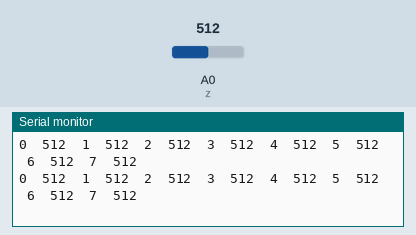
A sketch run on a simulated Arduino Uno, built with avr-gcc and run on an emulated ATmega328P. On the bench: the last lines printed to the serial monitor. Inputs (shaded band) come from the test bench; at power-on: A0 (z) = 512.

Above: at 1.2 s.
1.3 s: A0 (z) set to 716
At 1.9 s:
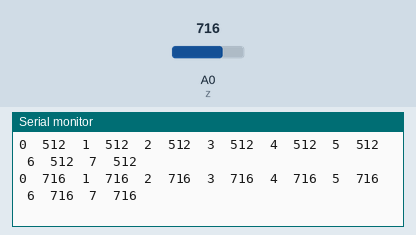
2.8 s: A0 (z) set to 900
At 3.4 s:
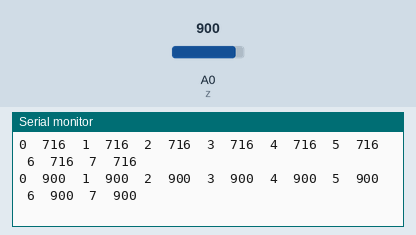
Timing chart, 0 to 5.8 s (numbered marks = the images above; inputs shaded):
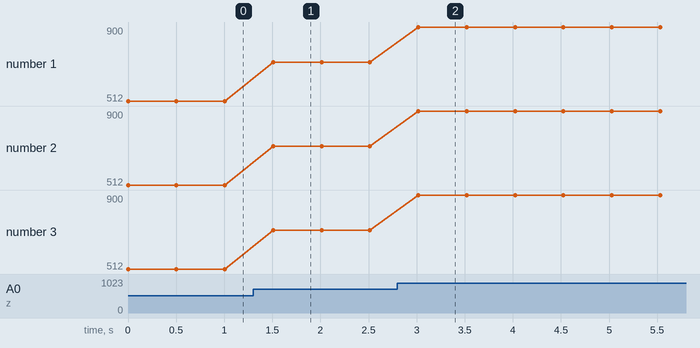

Measured:
- after the input at 1.3 s, the serial monitor: prints a new line after 0.21 s (image 1)
- after the input at 2.8 s, the serial monitor: prints a new line after 0.22 s (image 2)
- plotted number 1: 512 → 716 after the input at 1.3 s, 716 → 900 after the input at 2.8 s
- plotted number 2: 512 → 716 after the input at 1.3 s, 716 → 900 after the input at 2.8 s
- plotted number 3: 512 → 716 after the input at 1.3 s, 716 → 900 after the input at 2.8 s

The sketch:

4051B_MUX_IN.ino
```cpp
/*

 * codeexample for useing a 4051 * analog multiplexer / demultiplexer
 * by david c. and tomek n.* for k3
 *

 * edited by Ross R.
 * edited by Igor de Oliveira.
 * edited by AMC and Chandler McWilliams
 * http://playground.arduino.cc/Learning/4051
 *
 *
 * A photo of the circuit can be found here: https://user-images.githubusercontent.com/69087/32976176-4935a6be-cbc6-11e7-80d7-534823bc30a9.JPG
 */

const int s0 = 2;      // pin for select input 0 (s0:2)
const int s1 = 3;      // pin for select input 1 (s1:3)
const int s2 = 4;      // pin for select input 2 (s2:4)
const int z = 0;       // pin for analog common input/output (z:A0)

int r0 = 0;      //value of select pin at the 4051 (s0)
int r1 = 0;      //value of select pin at the 4051 (s1)
int r2 = 0;      //value of select pin at the 4051 (s2)

int count = 0;   // which y pin we are selecting
int value = 0;   // value of selected y pin

void setup(){
  pinMode(s0, OUTPUT);
  pinMode(s1, OUTPUT);
  pinMode(s2, OUTPUT);
  Serial.begin(9600);
}

void loop () {
  for (count=0; count<=7; count++) {
    // select the bit
    r0 = bitRead(count,0);
    r1 = bitRead(count,1);
    r2 = bitRead(count,2);

    digitalWrite(s0, r0);
    digitalWrite(s1, r1);
    digitalWrite(s2, r2);

    //Either read or write the multiplexed pin here
    value = analogRead(z);
    Serial.print(count);
    Serial.print("\t");
    Serial.print(value);
    Serial.print("\t");
  }
  Serial.println("");
  delay (500);
}
```
